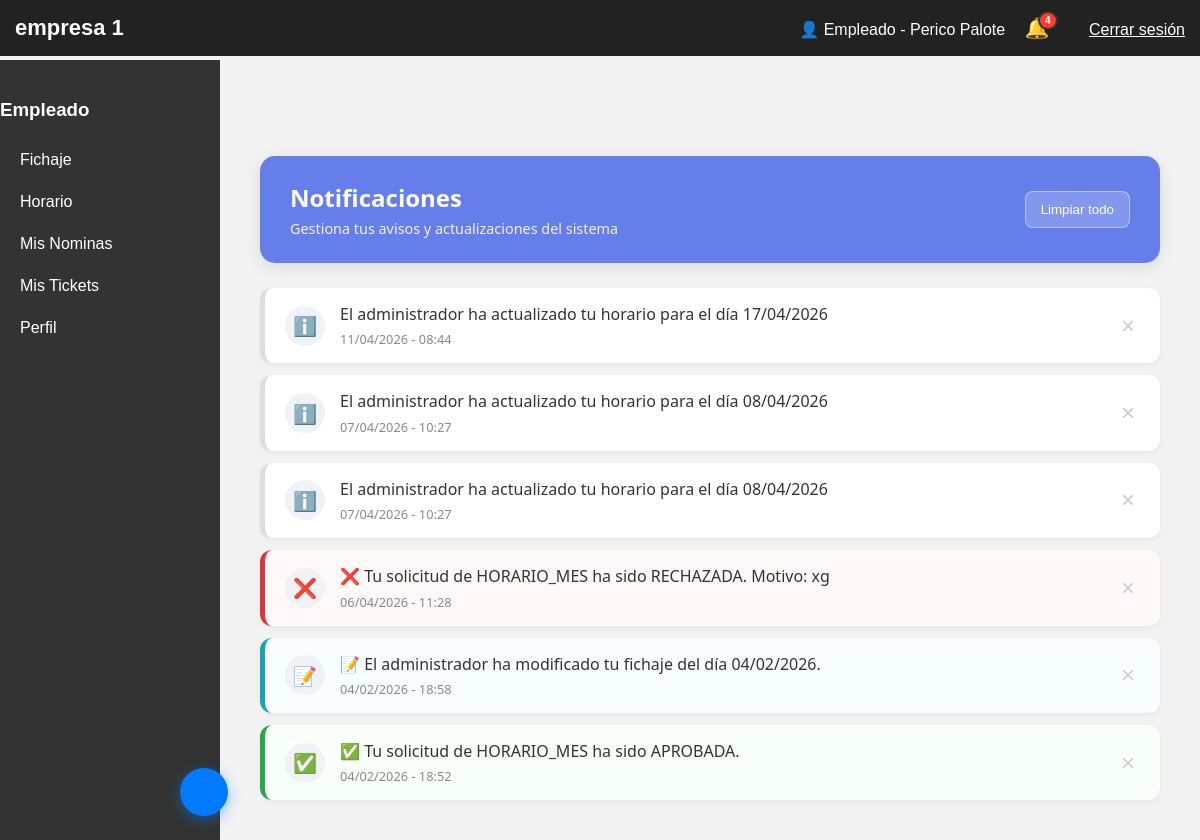
The page /panel.php?seccion=notificaciones (signed in) on the database as committed earlier.
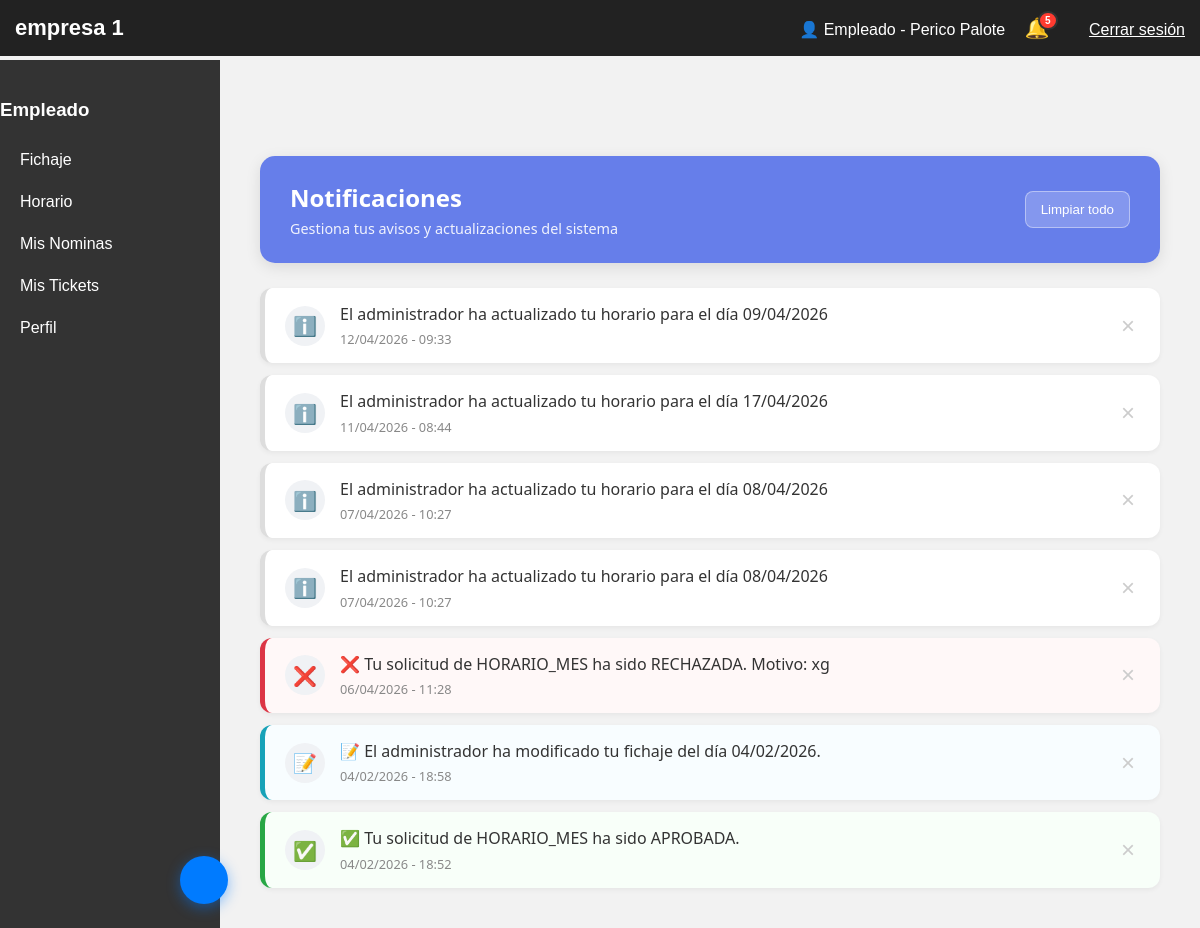
The same page on the database as committed later.
### tables this page shows
CREATE TABLE `notificaciones` (
  `id_notificacion` int(11) NOT NULL,
  `id_usuario` int(11) NOT NULL,
  `mensaje` text NOT NULL,
  `tipo` varchar(50) DEFAULT NULL,
  `leida` tinyint(1) DEFAULT 0,
  `fecha_creacion` timestamp NOT NULL DEFAULT current_timestamp()
);

### secciones/notificaciones.php (the view, shortened to what this page needs)
<?php
$idUsuario = $_SESSION['usuario']['id'];
$pdo->prepare("DELETE FROM NOTIFICACIONES WHERE id_usuario = ? AND fecha_creacion < DATE_SUB(NOW(), INTERVAL 30 DAY)")->execute([$idUsuario]);
$stmt = $pdo->prepare("SELECT * FROM NOTIFICACIONES WHERE id_usuario = ? ORDER BY fecha_creacion DESC");
$stmt->execute([$idUsuario]);
$notificaciones = $stmt->fetchAll(PDO::FETCH_ASSOC);
?>
<link rel="stylesheet" href="css/notificaciones.css">
<div class="notif-page-container">
    <div class="notif-header-banner">
        <div class="header-content">
            <h2> Notificaciones</h2>
            <p>Gestiona tus avisos y actualizaciones del sistema</p>
        </div>
        <button class="btn-clear-all" onclick="eliminarTodas()">
           Limpiar todo
        </button>
    </div>
    <div class="notif-list-container">
        <?php if (empty($notificaciones)): ?>
            <div class="notif-empty-state">
                <div class="empty-icon">📂</div>
                <p>No tienes notificaciones pendientes</p>
            </div>
        <?php else: ?>
            <div class="notif-grid" id="contenedor-notificaciones">
                <?php foreach ($notificaciones as $n):
                    $icono = 'ℹ️';
                    $claseTipo = '';
                    $msg = $n['mensaje'];
                    if (strpos($msg, 'ACEPTADA') !== false || strpos($msg, 'APROBADA') !== false) {
                        $icono = '✅'; $claseTipo = 'notif-success';
                    } elseif (strpos($msg, 'RECHAZADA') !== false) {
                        $icono = '❌'; $claseTipo = 'notif-danger';
                    } elseif (strpos($msg, 'modificado') !== false || strpos($msg, 'añadido') !== false) {
                        $icono = '📝'; $claseTipo = 'notif-info';
                    }
                ?>
                    <div class="notif-card <?= $claseTipo ?>" id="notif-<?= $n['id_notificacion'] ?>">
                        <div class="notif-icon-circle"><?= $icono ?></div>
                        <div class="notif-content">
                            <p class="notif-message"><?= htmlspecialchars($msg) ?></p>
                            <span class="notif-date">
                                 <?= date('d/m/Y - H:i', strtotime($n['fecha_creacion'])) ?>
                            </span>
                        </div>
                        <button class="btn-delete-single" onclick="eliminarNotificacion(<?= $n['id_notificacion'] ?>)" title="Eliminar">
                            &times;
                        </button>
                    </div>
                <?php endforeach; ?>
            </div>
        <?php endif; ?>
    </div>
</div>

### panel.php (shortened to what this page needs)
<?php
require_once 'config.php';
$usuario  = $_SESSION['usuario'];
$idUsuario = $usuario['id'];
$esAdmin  = $_SESSION['es_admin'] ?? null;
$seccion = $_GET['seccion'] ?? 'fichaje';
$empresa  = $_SESSION['empresa_activa'];
$cssFile  = "css/empresa_$empresa.css";
$nombreEmpresa = "Empresa desconocida";
foreach ($_SESSION['usuario']['empresas'] as $emp) {
    if ($emp['id_empresa'] == $empresa) {
        $nombreEmpresa = $emp['nombre'];
        break;
    }
}
?>
<!DOCTYPE html>
<html lang="es">
<head>
    <link rel="stylesheet" href="<?= $cssFile ?>">
</head>
<body>
    <header>
        <div class="logo"><?= htmlspecialchars($nombreEmpresa) ?></div>
        <div>
            <span style="color:white; margin-right:15px;">
                <?= $esAdmin ? '👤 Admin' : '👤 Empleado' ?> -
                <?= htmlspecialchars($usuario['nombre'] . ' ' . $usuario['apellidos']) ?>
            </span>
            <div class="notification-container" style="display: inline-block; position: relative; margin-right: 15px;">
                <?php
                $stmtNotif = $pdo->prepare("SELECT COUNT(*) FROM NOTIFICACIONES WHERE id_usuario = ? AND leida = 0");
                $stmtNotif->execute([$idUsuario]);
                $countNotif = $stmtNotif->fetchColumn();
                $badge = ($countNotif > 9) ? '9+' : $countNotif;
                ?>
                <a href="panel.php?seccion=notificaciones" style="text-decoration: none; font-size: 20px;">
                    🔔
                    <?php if ($countNotif > 0): ?>
                        <span class="notification-badge"><?= $badge ?></span>
                    <?php endif; ?>
                </a>
            </div>
            <a href="logout.php" style="color:white; margin-left:20px;">Cerrar sesión</a>
        </div>
    </header>
    <?php if($esAdmin): ?>
        <div class="sidebar">
            <h3 class="sidebar-title">Administrador</h3>
            <a class="submenu-btn">
                Fichaje
                <svg class="arrow-icon" width="16" height="16" viewBox="0 0 20 20">
                    <path d="M 10 13.7 a 0.897 0.897 0 0 1 -0.636 -0.264 l -4.6 -4.6 a 0.9 0.9 0 1 1 1.272 -1.273 L 10 11.526 l 3.964 -3.963 a 0.9 0.9 0 0 1 1.272 1.273 l -4.6 4.6 A 0.897 0.897 0 0 1 10 13.7 Z"></path>
                </svg>
            </a>
            <div class="submenu-content">
                <a href="panel.php?seccion=fichaje&vista=inicio">Fichar</a>
                <a href="panel.php?seccion=fichaje&vista=ver">Ver fichajes</a>
                <a href="panel.php?seccion=fichaje&vista=modificar">Modificar fichajes</a>
            </div>
            <a class="submenu-btn">
                Horario
                <svg class="arrow-icon" width="16" height="16" viewBox="0 0 20 20">
                    <path d="M 10 13.7 a 0.897 0.897 0 0 1 -0.636 -0.264 l -4.6 -4.6 a 0.9 0.9 0 1 1 1.272 -1.273 L 10 11.526 l 3.964 -3.963 a 0.9 0.9 0 0 1 1.272 1.273 l -4.6 4.6 A 0.897 0.897 0 0 1 10 13.7 Z"></path>
                </svg>
            </a>
            <div class="submenu-content">
                <a href="panel.php?seccion=horario&vista=peticiones">Peticiones</a>
                <a href="panel.php?seccion=horario&vista=cuadrantes">Cuadrantes</a>
                <a href="panel.php?seccion=horario&vista=vacaciones">Vacaciones</a>
                  <a href="panel.php?seccion=horario&vista=plantillas"> Plantillas de Jornada</a>
            </div>
            <a class="submenu-btn">
                Reportes
                <svg class="arrow-icon" width="16" height="16" viewBox="0 0 20 20">
                    <path d="M 10 13.7 a 0.897 0.897 0 0 1 -0.636 -0.264 l -4.6 -4.6 a 0.9 0.9 0 1 1 1.272 -1.273 L 10 11.526 l 3.964 -3.963 a 0.9 0.9 0 0 1 1.272 1.273 l -4.6 4.6 A 0.897 0.897 0 0 1 10 13.7 Z"></path>
                </svg>
            </a>
            <div class="submenu-content">
                <a href="panel.php?seccion=reportes&vista=generar">Generar reportes</a>
                <a href="panel.php?seccion=reportes&vista=historial">Historial reportes</a>
            </div>
            <a class="submenu-btn">
                Gestión empleados
                <svg class="arrow-icon" width="16" height="16" viewBox="0 0 20 20">
                    <path d="M 10 13.7 a 0.897 0.897 0 0 1 -0.636 -0.264 l -4.6 -4.6 a 0.9 0.9 0 1 1 1.272 -1.273 L 10 11.526 l 3.964 -3.963 a 0.9 0.9 0 0 1 1.272 1.273 l -4.6 4.6 A 0.897 0.897 0 0 1 10 13.7 Z"></path>
                </svg>
            </a>
            <div class="submenu-content">
                <a href="panel.php?seccion=empleados&vista=lista">Ver empleados</a>
                <a href="panel.php?seccion=empleados&vista=nuevo">Añadir empleados</a>
                <a href="panel.php?seccion=empleados&vista=nominas">Subir nominas</a>
                <a href="panel.php?seccion=empleados&vista=tickets"> Tickets</a>
            </div>
            <a href="panel.php?seccion=perfil">Perfil</a>
        </div>
    <?php else: ?>
        <div class="sidebar">
            <h3>Empleado</h3>
            <a href="panel.php?seccion=fichaje">Fichaje</a>
            <a href="panel.php?seccion=horario">Horario</a>
            <a href="panel.php?seccion=documentos">Mis Nominas</a>
            <a href="panel.php?seccion=tickets"> Mis Tickets</a>
            <a href="panel.php?seccion=perfil">Perfil</a>
        </div>
    <?php endif; ?>
    <main>
        <?php
        if ($seccion === "notificaciones") include "secciones/notificaciones.php";
        ?>
    </main>
    <button class="chat-fab" id="chatFab" title="Asistente IA" aria-label="Abrir asistente IA">
    </button>
</body>
</html>

### css/empresa_1.css (style rules this page uses)
body { margin:0; font-family: Arial; background:#f2f2f2; }
header { background:#222; color:white; padding:15px; display:flex; align-items:center; justify-content:space-between; position: sticky; top: 0; z-index: 1000; }
.logo { font-weight:bold; font-size:22px; }
.sidebar { width:220px; background:#333; color:white; position:fixed; top:60px; bottom:0; padding-top:20px; }
.sidebar a { display:block; padding:12px 20px; color:white; text-decoration:none; transition:0.2s; }
main { margin-left:220px; padding:20px; margin-top:60px; }
.notification-badge { position: absolute; top: -5px; right: -8px; background-color: #ff3b30; color: white; border-radius: 50%; padding: 2px 5px; font-size: 10px; font-weight: bold; border: 2px solid #333; }
.chat-fab { position: fixed; bottom: 24px; left: 180px; width: 48px; height: 48px; background: #007bff; border: none; border-radius: 50%; color: white; font-size: 22px; cursor: pointer; box-shadow: 0 4px 14px rgba(0,123,255,0.45); display: flex; align-items: center; justify-content: center; z-index: 9999; transition: background 0.2s, transform 0.2s; }

### css/notificaciones.css (style rules this page uses)
.notif-page-container { padding: 20px; max-width: 900px; margin: 0 auto; font-family: 'Segoe UI', Tahoma, Geneva, Verdana, sans-serif; }
.notif-header-banner { display: flex; justify-content: space-between; align-items: center; padding: 25px 30px; background: linear-gradient(135deg, #667eea 0%, #667eea 100%); color: white; border-radius: 15px; margin-bottom: 25px; box-shadow: 0 4px 15px rgba(0,0,0,0.1); }
.notif-header-banner h2 { margin: 0; font-size: 1.5rem; }
.notif-header-banner p { margin: 5px 0 0 0; opacity: 0.9; font-size: 0.9rem; }
.btn-clear-all { background: rgba(255,255,255,0.2); border: 1px solid rgba(255,255,255,0.4); color: white; padding: 10px 15px; border-radius: 8px; cursor: pointer; transition: all 0.3s; font-weight: 500; }
.notif-grid { display: flex; flex-direction: column; gap: 12px; }
.notif-card { background: white; border-radius: 12px; padding: 15px 20px; display: flex; align-items: center; gap: 15px; position: relative; box-shadow: 0 2px 5px rgba(0,0,0,0.05); border-left: 5px solid #ddd; transition: transform 0.2s, opacity 0.3s; }
.notif-success { border-left-color: #28a745; background: #f8fff9; }
.notif-danger { border-left-color: #dc3545; background: #fff8f8; }
.notif-info { border-left-color: #17a2b8; background: #f8fdff; }
.notif-icon-circle { width: 40px; height: 40px; background: #f0f2f5; border-radius: 50%; display: flex; align-items: center; justify-content: center; font-size: 1.2rem; flex-shrink: 0; }
.notif-content { flex-grow: 1; }
.notif-message { margin: 0; color: #333; font-size: 1rem; line-height: 1.4; }
.notif-date { display: block; margin-top: 5px; color: #888; font-size: 0.8rem; }
.btn-delete-single { background: none; border: none; color: #ccc; font-size: 1.5rem; cursor: pointer; padding: 0 5px; transition: color 0.2s; }

### panel.php (style rules this page uses)
.chat-fab { position: fixed; bottom: 24px; left: 180px; width: 48px; height: 48px; background: #007bff; border: none; border-radius: 50%; color: white; font-size: 22px; cursor: pointer; box-shadow: 0 4px 14px rgba(0,123,255,0.45); display: flex; align-items: center; justify-content: center; z-index: 9999; transition: background 0.2s, transform 0.2s; }

Rows that differ between the two databases and show on the page:
added notificaciones: icono "ℹ️", mensaje "El administrador ha actualizado tu horario para el día 09/04/2026", fecha_creacion "12/04/2026 - 09:33"
Other text that changed with them:
$badge: "4" → "5"
